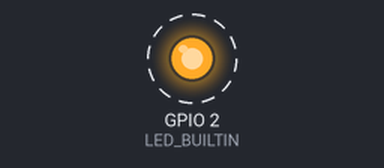
Recording of a program running on a simulated ESP8266 (Wemos D1 mini). On the bench: output pins drawn as LEDs (lit = HIGH, except the on-board LED, lit = LOW). Dashed ring = blinking. WiFi joins after 1.5 s; servers stay silent unless stated; what the program prints to the serial monitor is not drawn.

Above: at 1.55 s.
Timing chart, 0 to 4.5 s (numbered marks = the images above):
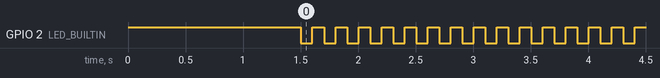

The program:

main.cpp
```cpp
#include <Arduino.h>
#include <ESP8266WiFi.h>
#include <ArduinoOTA.h>

// --- WiFi Configuration ---
#ifndef WIFI_SSID
  #define WIFI_SSID "YOUR_WIFI_SSID"
#endif
#ifndef WIFI_PASS
  #define WIFI_PASS "YOUR_WIFI_PASSWORD"
#endif

const char* ssid = WIFI_SSID;
const char* password = WIFI_PASS;

// Non-blocking timer for LED blink
unsigned long previousMillis = 0;
const long interval = 100; // Blink interval in milliseconds (1 second)

void setup() {
  Serial.begin(115200);

  // Set onboard LED pin as output (Onboard LED is active LOW)
  pinMode(LED_BUILTIN, OUTPUT);
  digitalWrite(LED_BUILTIN, HIGH); // Turn LED off initially

  // Connect to Wi-Fi
  Serial.print("Connecting to ");
  Serial.println(ssid);
  WiFi.mode(WIFI_STA);
  WiFi.begin(ssid, password);

  while (WiFi.status() != WL_CONNECTED) {
    delay(500);
    Serial.print(".");
  }

  Serial.println("\nWiFi connected!");
  Serial.print("IP address: ");
  Serial.println(WiFi.localIP());

  // --- OTA Setup ---
  ArduinoOTA.setHostname("wemos-d1-mini");
  // ArduinoOTA.setPassword("admin123"); // Optional password protection

  ArduinoOTA.onStart([]() {
    Serial.println("OTA Update Starting...");
  });
  ArduinoOTA.onEnd([]() {
    Serial.println("\nOTA Update Complete!");
  });
  ArduinoOTA.onProgress([](unsigned int progress, unsigned int total) {
    Serial.printf("Progress: %u%%\r", (progress / (total / 100)));
  });
  ArduinoOTA.onError([](ota_error_t error) {
    Serial.printf("Error[%u]: ", error);
    if (error == OTA_AUTH_ERROR) Serial.println("Auth Failed");
    else if (error == OTA_BEGIN_ERROR) Serial.println("Begin Failed");
    else if (error == OTA_CONNECT_ERROR) Serial.println("Connect Failed");
    else if (error == OTA_RECEIVE_ERROR) Serial.println("Receive Failed");
    else if (error == OTA_END_ERROR) Serial.println("End Failed");
  });

  ArduinoOTA.begin();
  Serial.println("OTA Listener Ready");
}

void loop() {
  // CRITICAL: Must be called frequently to process incoming OTA requests
  ArduinoOTA.handle();

  // NON-BLOCKING BLINK: Never use delay() in OTA code
  unsigned long currentMillis = millis();
  if (currentMillis - previousMillis >= interval) {
    previousMillis = currentMillis;

    // Toggle the LED state
    int currentState = digitalRead(LED_BUILTIN);
    digitalWrite(LED_BUILTIN, !currentState);
  }
}
```

Measured:
- by itself, GPIO 2 (LED_BUILTIN): alternates HIGH for 0.10 s and LOW for 0.10 s
